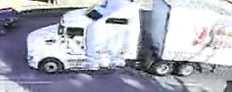
#> input picture images/train/articulated_truck/00000212.jpg, 232 x 92 px; its folder holds only this picture in this run
$ jupyter execute --allow-errors 01_Multiclass_Separate_Arrays.ipynb   (older library calls are emulated)
#> lines starting #> are read from the running program, lines starting #| are printed output that depends on the picture; long printed decimals are rounded
# Multiclass_Preprocessing_Seperate_Arrays

1. load
2. resize
3. rotate
4. store

Load the image as `mode L` for 8-bit gray scale

Resize the image to given size using antialias filter

Load original image into dataframe.

Rotate original image seven times 45$^{\\circ}$ and load each one into the df. This will give a 7 fold increase in the training images.

Store each source directory as it's own numpy array. This is being done in an attempt to cut down on the time it takes to process these images.

[cell 1]
# All the necessary imports, no bloat here!
import os
import sys
import time
import numpy as np
from PIL import Image

[cell 2]
# Get the first image and use it to create the array and target list
# I don't know why, but I can't figure out how to create an empty array, so I'll create
# an array with the first image. This is addressed in the technical report

def initialize_array(directory):

# Create the directory name
#> called with directory = 'articulated_truck'
    imgdir = '../../images/train/' + directory +'/'


# Get the first file from the directory
    file_name = os.listdir(imgdir)[0]

# Creat the file name
    imagefile = imgdir + file_name


# open and convert to 8bit grayscale
    im1 = Image.open(imagefile).convert('L')
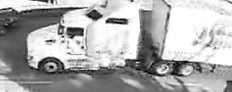
#> im1: PIL image 232x92 L; min 1, max 255, mean 172.4


# resize with antialias filter
    im1 = im1.resize((width, height), Image.ANTIALIAS)
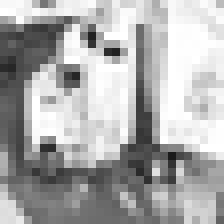
#> im1: PIL image 28x28 L (shown 8 times larger); min 27, max 255, mean 172.2


# reshape
    im1_array = np.ravel(np.array(im1)).reshape((1,length))


# Close the image and release it
    im1.close()


# Create the targetlist
    target = [directory]

    return im1_array, target

[cell 3]
# process_images loads, converts, rotates, flattens, and stores the images

def process_images(filename, directory, images, targets):

# Open the image and convert to 8bit grayscale
    image = Image.open(filename).convert('L')

# Resize image with antialias filter
    image = image.resize((width, height), Image.ANTIALIAS)

# Flatten the matrix to an array and then reshape to a row vector
    flatimage = np.ravel(np.array(image)).reshape((1,length))

# Stack image onto the array and update target
    images = np.vstack((images, flatimage))
    targets.append(directory)


# Create a 45degree tilt 7 times for more images, flatten and stack, update target
# Only do this for the classes with extremely low numbers
    if directory in ['motorcycle','bicycle','non-motorized_vehicles']:
        for i in range(1,8):
            newimage = image.rotate((45 * i))
            flatnewimage = np.ravel(np.array(newimage)).reshape((1,length))
            images = np.vstack((images, flatnewimage))
            targets.append(directory)
            newimage.close()
            image.close()
    else:
        image.close()


    return images, targets

[cell 4]
# From the given directory, step though each file. If it's an image, process it

def get_images(directory):

# Start the clock
    start_time = time.time()


# Create the complete image directory
    imgdir = '../../images/train/' + directory + '/'


# save file name. If you needed a comment to figure this one out, go lie down and put a wet towel on your head
    img_save_file = '../../data/' + directory + 'data'
    target_save_file = '../../data/' + directory + 'target'


# Initalize Arrays
    image_array, target_list = initialize_array(directory)
#> target_list = ['articulated_truck']

    imagefile_list = os.listdir(imgdir)

    print(f'Starting {directory} with {len(imagefile_list)} images')

# Step through the files, processing the .jpg's
    for file in imagefile_list:

        filename = os.fsdecode(file)
        if filename.endswith(".jpg"):
            fullfile = imgdir + filename
            image_array, target_list = process_images(fullfile, directory, image_array, target_list)
#> target_list = ['articulated_truck', 'articulated_truck']
            if (len(image_array) % 10000 == 0):
                elapsed_time = time.time() - start_time
                print(f'{len(image_array)} images processed in {np.round(elapsed_time,2)}')
        else:
            continue

    total_time = time.time() - start_time
    print(f'Shape of image_array: {image_array.shape}')
#| Shape of image_array: (2, 784)
    print(f'Length of target: {len(target_list)}')
#| Length of target: 2
    print(f'Size of image_array in MB {sys.getsizeof(image_array) / 1024**2}')
#| Size of image_array in MB 0.001617
#> pass 2 of the loop `for imgdir in directory_list:`:
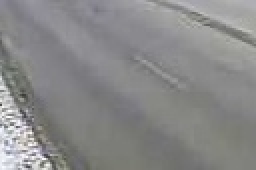
#> input picture images/train/background/00591322.jpg, 128 x 85 px (shown 2 times larger)
#> in initialize_array (call 2), `im1 = im1.resize((width, height), Image.ANTIALIAS)`:
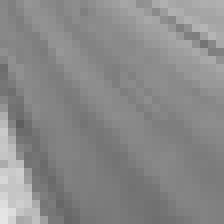
#> im1: PIL image 28x28 L (shown 8 times larger); min 94, max 229, mean 136.9
#| Shape of image_array: (2, 784)
#| Length of target: 2
#| Size of image_array in MB 0.001617
    print(f'Total Time: {np.round(total_time,2)}s')

    # Write the array out
    np.save(img_save_file, image_array)
    print(f'File saved to: {img_save_file}')

    # Write target array
    np.save(target_save_file, target_list)
    print(f'Target saved to: {target_save_file}')

    return None
